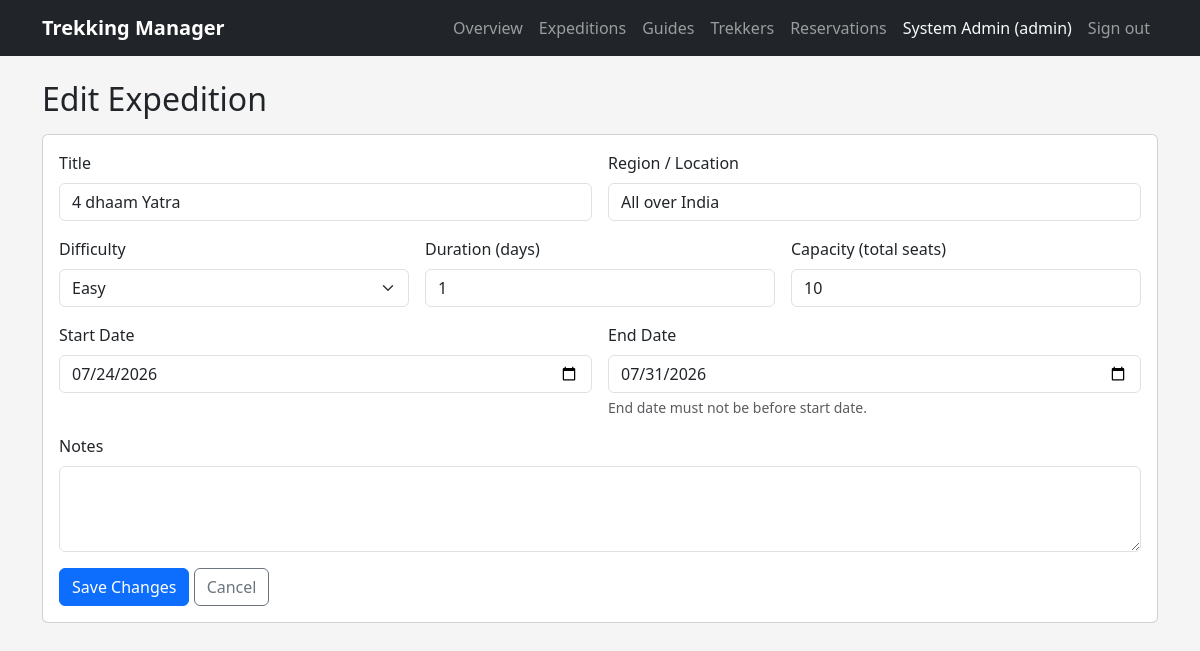
The page /admin/expeditions/3/edit (signed in) on the database its author committed.
### models.py (models this page shows)
class Expedition(db.Model):
    __tablename__ = "expeditions"
    id = db.Column(db.Integer, primary_key=True)
    title = db.Column(db.String(150), nullable=False)
    region = db.Column(db.String(100), nullable=False)
    difficulty_level = db.Column(db.String(20), nullable=False)
    num_days = db.Column(db.Integer, nullable=False)
    capacity = db.Column(db.Integer, nullable=False)
    seats_left = db.Column(db.Integer, nullable=False)
    guide_id = db.Column(db.Integer, db.ForeignKey("accounts.id"))
    current_state = db.Column(db.String(20), nullable=False, default="Pending")
    begin_date = db.Column(db.String(20))
    finish_date = db.Column(db.String(20))
    notes = db.Column(db.Text)
    added_on = db.Column(db.DateTime, default=datetime.utcnow)
    reservations = db.relationship("Reservation", backref="expedition", lazy=True)

### main.py (the view, shortened to what this page needs)
@app.route("/admin/expeditions/<int:expedition_id>/edit", methods=["GET", "POST"], endpoint="admin.edit_expedition")
@roles_only("admin")
def admin_edit_expedition(expedition_id):
    expedition = Expedition.query.get(expedition_id)
    if expedition is None:
        flash("That expedition no longer exists.", "danger")
        return redirect(url_for("admin.list_expeditions"))
    return render_template("admin/expedition_form.html", expedition=expedition, form_data={})

### main.py (called while the page is built)
def roles_only(*allowed_roles):
    def outer(view_func):
        @wraps(view_func)
        def guarded(*args, **kwargs):
            if "account_id" not in session:
                flash("Please sign in first.", "warning")
                return redirect(url_for("auth.login"))
            if session.get("role") not in allowed_roles:
                flash("That page isn't available for your account type.", "danger")
                return redirect(url_for("auth.landing"))
            return view_func(*args, **kwargs)
        return guarded
    return outer

### templates/admin/expedition_form.html (shortened to what this page needs)
{% extends "layout.html" %}
{% block body %}
<h2 class="mb-3">{{ 'Edit Expedition' if expedition else 'New Expedition' }}</h2>
<div class="card"><div class="card-body">
<form method="POST">
    <div class="row g-3">
        <div class="col-md-6">
            <label class="form-label">Title</label>
            <input type="text" name="title" class="form-control"
                   value="{{ form_data.get('title', expedition.title if expedition else '') }}" required>
        </div>
        <div class="col-md-6">
            <label class="form-label">Region / Location</label>
            <input type="text" name="region" class="form-control"
                   value="{{ form_data.get('region', expedition.region if expedition else '') }}" required>
        </div>
        <div class="col-md-4">
            <label class="form-label">Difficulty</label>
            <select name="difficulty_level" class="form-select" required>
                {% set cur_diff = form_data.get('difficulty_level', expedition.difficulty_level if expedition else '') %}
                {% for level in ['Easy', 'Moderate', 'Hard'] %}
                <option value="{{ level }}" {% if cur_diff == level %}selected{% endif %}>{{ level }}</option>
                {% endfor %}
            </select>
        </div>
        <div class="col-md-4">
            <label class="form-label">Duration (days)</label>
            <input type="number" name="num_days" min="1" class="form-control"
                   value="{{ form_data.get('num_days', expedition.num_days if expedition else 1) }}" required>
        </div>
        <div class="col-md-4">
            <label class="form-label">Capacity (total seats)</label>
            <input type="number" name="capacity" min="1" class="form-control"
                   value="{{ form_data.get('capacity', expedition.capacity if expedition else 10) }}" required>
        </div>
        <div class="col-md-6">
            <label class="form-label">Start Date</label>
            <input type="date" name="begin_date" class="form-control"
                   value="{{ form_data.get('begin_date', expedition.begin_date if expedition else '') }}">
        </div>
        <div class="col-md-6">
            <label class="form-label">End Date</label>
            <input type="date" name="finish_date" class="form-control"
                   value="{{ form_data.get('finish_date', expedition.finish_date if expedition else '') }}">
            <div class="form-text">End date must not be before start date.</div>
        </div>
        <div class="col-12">
            <label class="form-label">Notes</label>
            <textarea name="notes" class="form-control" rows="3">{{ form_data.get('notes', expedition.notes if expedition else '') }}</textarea>
        </div>
    </div>
    <button type="submit" class="btn btn-primary mt-3">{{ 'Save Changes' if expedition else 'Create Expedition' }}</button>
    <a href="{{ url_for('admin.list_expeditions') }}" class="btn btn-outline-secondary mt-3">Cancel</a>
</form>
</div></div>
{% endblock %}

### static/css/main.css (style rules this page uses)
body { background-color: #f5f5f5; }
.card { border-radius: 6px; }

### rows shown on the page
Expedition: title "4 dhaam Yatra", region "All over India", difficulty_level "Easy", num_days "1", capacity "10", begin_date "07/24/2026", finish_date "07/31/2026"

### other values the page prints
{{ session.full_name }} "System Admin"
{{ session.role }} "admin"
{{ 'Edit Expedition' if expedition else 'New Expedition' }} "Edit Expedition"
{{ 'Save Changes' if expedition else 'Create Expedition' }} "Save Changes"
